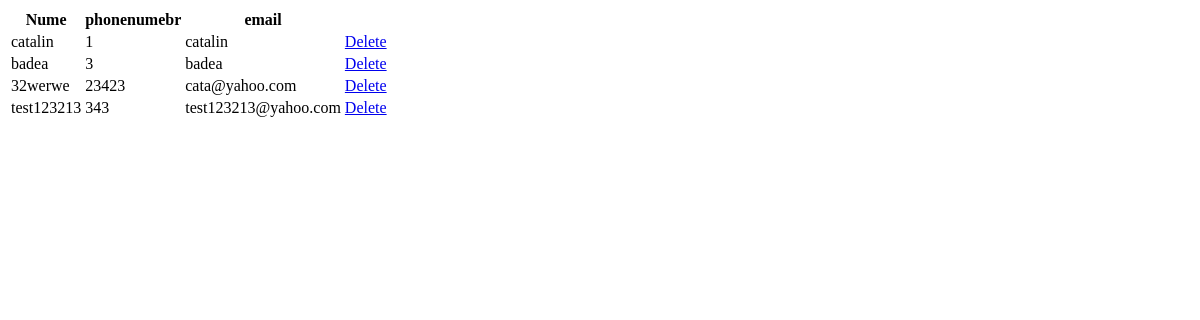
The app's page /main/persons/, older data.
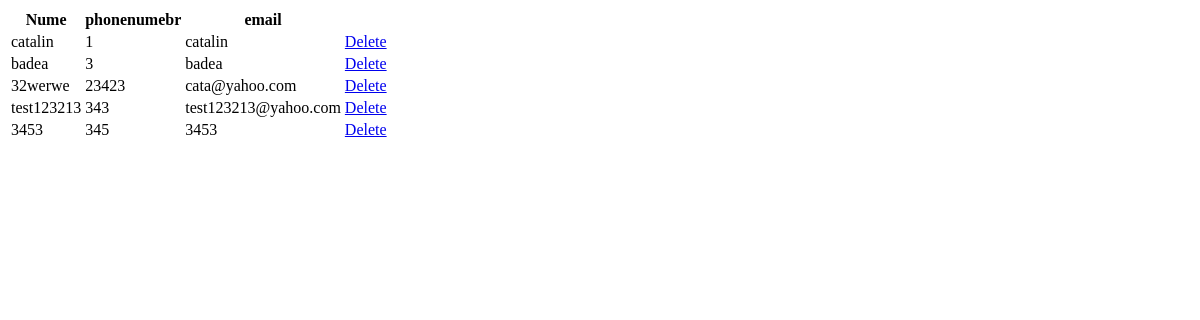
The same page, newer data.
### main/models.py (models this page shows, shortened)
class Person(models.Model):
    id = models.AutoField(primary_key=True)
    nume = models.CharField(max_length=50)
    phonenumber = models.IntegerField()
    mail = models.CharField(max_length=50)
    class Meta:
        db_table = "personmodel"

### main/views.py (the view)
# urls.py: path('persons/', views.persons, name='persons'),
def persons(request):
    if request.method == 'GET':
     persons = Person.objects.all()
     return render(request, 'main/list.html', {'persons': persons})

### main/templates/main/list.html
<!doctype html>
<html>
    <head>
    </head>
<body>
<table>
<th>Nume</th><th>phonenumebr</th><th>email</th>
{% for person in persons %}
    <tr><td>{{person.nume}}</td> <td>{{person.phonenumber}}</td><td>{{person.mail}}</td><td><a href="deleteperson/{{person.id}}">Delete</a></td></tr>
{% endfor %}
</table>
</body>
</html>

Row changes from the older to the newer data that the page shows:
added Person: nume "3453", phonenumber "345", mail "3453"
